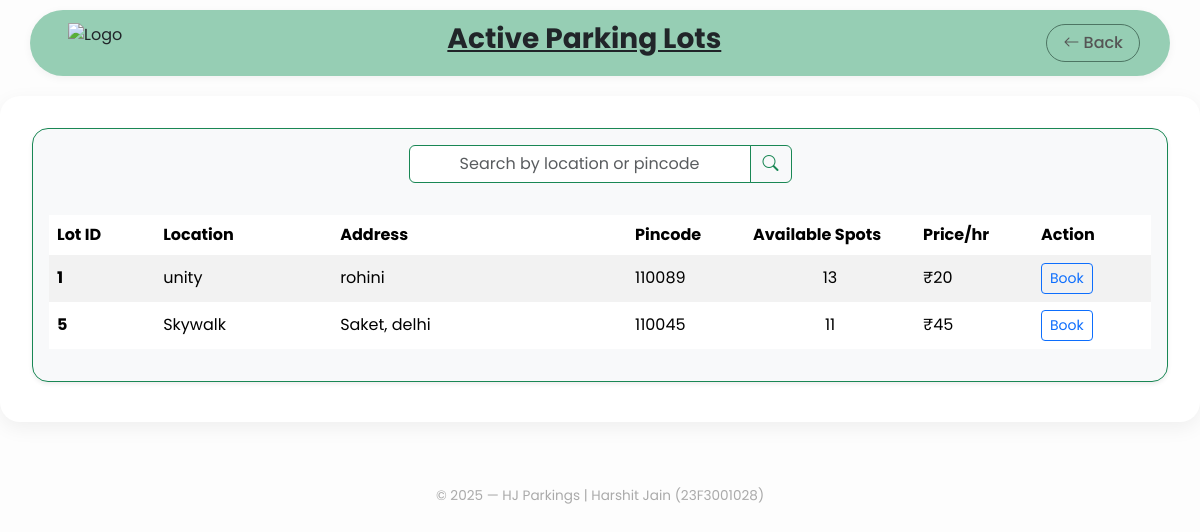
Page /locations (signed in) on the earlier database version.
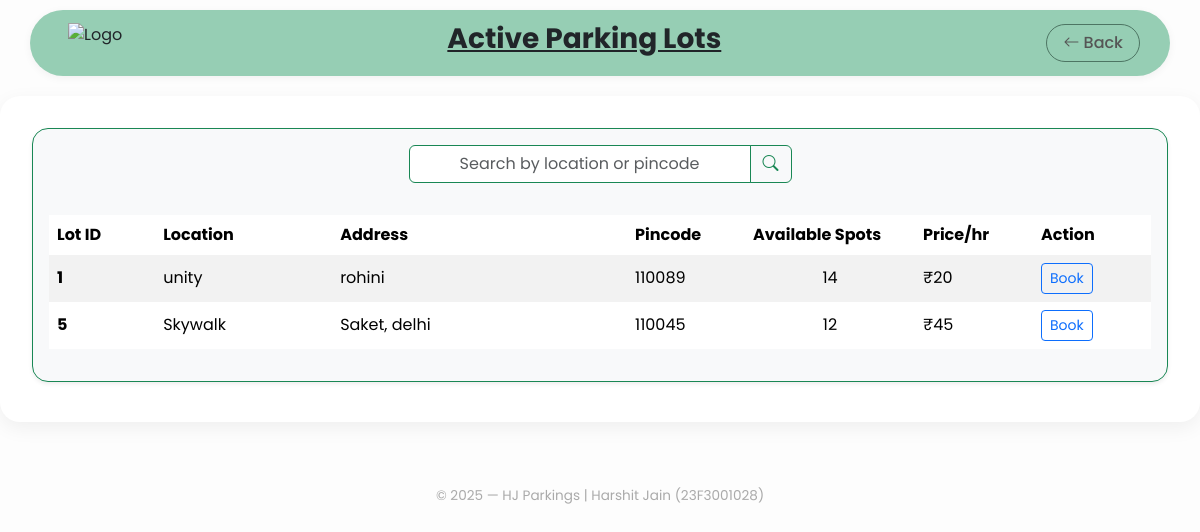
Same page on the later database version.
### app/models/parking_lot.py (models this page shows, shortened)
class parking_lot(db.Model):
    __tablename__ = 'parking_lot'
    lot_id = db.Column(db.Integer, primary_key=True, autoincrement=True)
    location = db.Column(db.String(100), nullable=False)
    address = db.Column(db.String(250), nullable=False)
    pin_code = db.Column(db.Integer, nullable=False)
    total_spots = db.Column(db.Integer, nullable=False)
    price = db.Column(db.Integer, nullable=False)
    status = db.Column(db.String(20), default='active')  # 'active', 'deleted'
    spots = db.relationship('parking_spot', backref='lot', lazy=True)
    @property
    def available_spots(self):
        return len([spot for spot in self.spots if spot.is_active and spot.status != 'occupied'])

### app/models/parking_spot.py (models this page shows)
class parking_spot(db.Model):
    __tablename__ = 'parking_spot'
    spot_id = db.Column(db.Integer, primary_key=True, autoincrement=True)
    lot_id = db.Column(db.Integer, db.ForeignKey('parking_lot.lot_id', ondelete='RESTRICT', onupdate='CASCADE'))
    status = db.Column(db.String(20), nullable=False) # status = 'occupied' or 'available'
    is_active = db.Column(db.Boolean, default=True)  # True = exists, False = deleted

### app/routes/client.py (the view, shortened to what this page needs)
@client_bp.route('/locations', methods=['POST', 'GET'])
@user_authentication
def locations():
    filters = [parking_lot.status == 'active']  # Base filter
    data = parking_lot.query.filter(*filters).all()
    return render_template('client/locations.html', data=data)

### app/routes/client.py (called while the page is built)
def user_authentication(f):
    @wraps(f)
    def decorated_function(*args, **kwargs):
        if 'user' not in session:
            return redirect(url_for('auth.login'))
        return f(*args, **kwargs)
    return decorated_function

### app/templates/client/locations.html (shortened to what this page needs)
{% extends "client/base.html" %}
{% block back %} {{ url_for('client.dashboard') }}{%endblock%}
{% block heading %} Active Parking Lots {% endblock %}
{% block content %}
<div class="container col-lg-12 mb-2 border border-success rounded-4 shadow-sm p-3 bg-light">
<form action="{{ url_for('client.locations') }}" method="POST" class="d-flex justify-content-center align-items-center" role="search">
    <div class="input-group w-auto">
        <input type="text" id="searchbox" name="search_for" class="form-control text-center border-success" placeholder="Search by location or pincode" required>
        <button type="submit" class="btn btn-outline-success" aria-label="Search">
            <i class="bi bi-search"></i>
        </button>
    </div>
</form>
<div class="table-responsive mt-3">
<table class="table table-striped table-borderless align-middle table-hover mt-3 w-100">
    <thead>
        <tr>
            <th style="min-width: 90px;">Lot ID</th>
            <th style="min-width: 150px;">Location</th>
            <th style="min-width: 250px;">Address</th>
            <th style="min-width: 100px;">Pincode</th>
            <th style="min-width: 130px; ">Available Spots</th>
            <th style="min-width: 100px;">Price/hr</th>
            <th style="min-width: 100px;">Action</th>
        </tr>
    </thead>
    <tbody>
        {% for lot in data %}
        <tr>
            <th scope="row">{{ lot.lot_id }}</th>
            <td>{{ lot.location }}</td>
            <td>{{ lot.address }}</td>
            <td>{{ lot.pin_code }}</td>
            <td style="text-align: center;">{{ lot.available_spots }}</td>
            <td>₹{{ lot.price }}</td>
            <td>
                {% if lot.available_spots > 0 %}
                    <a href="{{ url_for('client.booking', lot_id=lot.lot_id) }}" class="btn btn-outline-primary btn-sm">Book</a>
                {% else %}
                    <span class="text-danger">Unavailable</span>
                {% endif %}
            </td>
        </tr>
        {% else %}
        <tr>
            <td colspan="7" class="text-center text-muted">No active lots found.</td>
        </tr>
        {% endfor %}
    </tbody>
</table>
</div>
</div>
{% endblock %}

Differences in the rows shown:
changed through a linked row, parking_lot "unity": available_spots "13" → "14"
changed through a linked row, parking_lot "Skywalk": available_spots "11" → "12"
